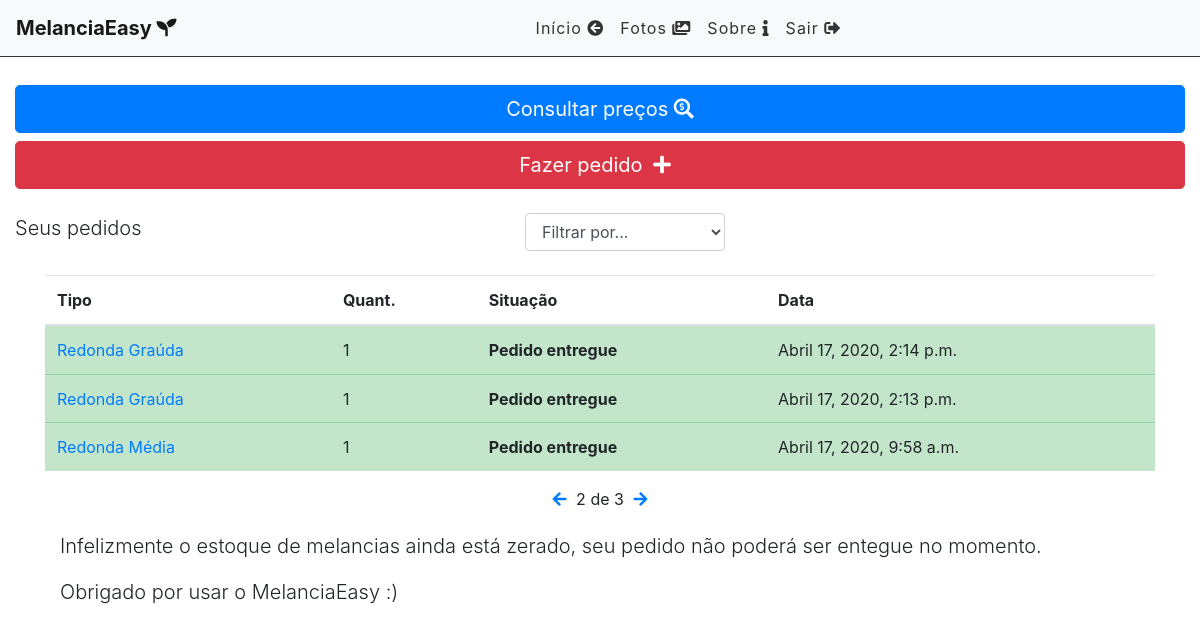
Page /?page=2 (signed in) on the committed database.
### cliente/models.py (models this page shows, shortened)
class Pedido(models.Model):
    STATUS = (
        ('doing', 'Esperando pedido'),
        ('done', 'Pedido entregue'),
    )
    STATUSTIPO = (
        ('rgrauda', 'Redonda Graúda'),
        ('rmedia', 'Redonda Média'),
        ('rmiuda', 'Redonda Miúda'),
    )
    VALOR = 0.00
    STATUSVALOR = (
        (VALOR, 'Valor não disponível')
    )
    quantidade = models.IntegerField(default=1)
    vendedor = models.CharField(max_length=30, default='Roberto')
    tipomelancia = models.CharField(max_length=7,choices=STATUSTIPO)
    logradouro = models.CharField(max_length=100)
    bairro = models.CharField(max_length=50)
    pontoreferencia = models.CharField(max_length=100)
    valor = models.FloatField(default = VALOR)
    done = models.CharField(
        max_length=5,
        choices=STATUS,
    )
    comentario = models.TextField(max_length=200, default='Sem comentário')
    user = models.ForeignKey(get_user_model(), on_delete=models.CASCADE)
    created_at = models.DateTimeField(auto_now_add=True)
    updated_at = models.DateTimeField(auto_now=True)

### cliente/views.py (the view)
# urls.py: path('', views.pedidoList, name='pedido-list'),
@login_required
def pedidoList(request):
    search = request.GET.get('search')
    filter = request.GET.get('filter')
    pedidosDoneRecently = Pedido.objects.filter(done='done', updated_at__gt=datetime.datetime.now()-datetime.timedelta(days=30)).count()
    pedidosDone = Pedido.objects.filter(done='done', user=request.user).count()
    pedidosDoing = Pedido.objects.filter(done='doing', user=request.user).count()
    if search:
        pedidos = Pedido.objects.filter(title__icontains=search, user=request.user)
    elif filter:
        pedidos = Pedido.objects.filter(done=filter, user=request.user)
    else:
        pedidos_list = Pedido.objects.all().order_by('-created_at').filter(user=request.user)
        paginator = Paginator(pedidos_list, 3)
        page = request.GET.get('page')
        pedidos = paginator.get_page(page)
    return render(request, 'cliente/list.html',
        {'pedidos':pedidos, 'pedidosrecently': pedidosDoneRecently, 'pedidosdone': pedidosDone, 'pedidosdoing': pedidosDoing })

### cliente/templates/cliente/list.html (shortened to what this page needs)
{% extends 'base.html' %}
{% block content %}
<div class="row">
        <div class="col-md-12 mt-2">
            <a href="{% url 'precos' %}" class="btn btn-primary btn-block btn-lg" role="button">Consultar preços <i class="fas fa-search-dollar"></i> </a>
        </div>
        <div  class="mt-2  col-md-12 mb-2 ">
            <a href="newpedido/" class="btn btn-danger btn-block btn-lg" role="button">Fazer pedido <i class="fas fa-plus"></i></a>
        </div>
</div>
<div class="row">
    <div class="form-group lead mt-3 col-5">
                <p>Seus pedidos</p>
    </div>
    <div class="form-group mt-3 col-7">
        <select name="filter" id="filter" class="form-control col-11">
            <option value="">Filtrar por...</option>
        </select>
    </div>
</div>
<div class="row mb-5">
 <div class="container">
   {% if pedidos %}
    <div class="table-responsive">
    <table class="table">
      <thead>
        <tr>
          <th scope="col">Tipo</th>
          <th scope="col">Quant.</th>
          <th scope="col">Situação</th>
          <th scope="col">Data</th>
        </tr>
      </thead>
      <tbody>
        {% for pedido in pedidos %}
            {% if pedido.done == 'done' %}
            <tr class="table-success">
            {% else %}
            <tr>
            {% endif %}
              <td><a href="#">{{pedido.get_tipomelancia_display}}</a></td>
              <td>{{pedido.quantidade}}</td>
              <th>{{pedido.get_done_display}}</th>
              <td>{{pedido.created_at}}</td>
            </tr>
            <tr>
        {% endfor %}
      </tbody>
    </table>
    </div>
    <div class="pagination">
        <span class="step-links">
            {% if pedidos.has_previous %}
                <a href="?page={{ pedidos.previous_page_number }}"><i class="fas fa-arrow-left"></i></a>
            {% endif %}
            {% if pedidos.paginator.num_pages %}
            <span class="current">
                {{ pedidos.number }} de {{ pedidos.paginator.num_pages }}
            </span>
            {% endif %}
            {% if pedidos.has_next %}
                <a href="?page={{ pedidos.next_page_number }}"><i class="fas fa-arrow-right"></i></a>
            {% endif %}
        </span>
    </div>
    <div class="row">
        <div class="col-md-12 lead">
           <p> Infelizmente o estoque de melancias ainda está zerado, seu pedido não poderá ser entegue no momento. </p>
            <p>Obrigado por usar o MelanciaEasy :)</p>
        </div>
     </div>
     {% endif %}
    </div>
</div>
{% endblock %}

### cliente/static/css/style.css (style rules this page uses)
.container-fluid .row { margin: 0; }
.fas.fa-plus { color: #FFF; margin-right: 10px; margin-left: 5px; }
#filter { display: inline-block; width: 200px; margin-left: 10px; }
.pagination { margin-bottom: 20px; }
.step-links { position: relative; margin-left: auto; margin-right: auto; }
.step-links .current { margin-left: 5px; margin-right: 5px; }

### rows in the picture
Pedido: tipomelancia "Redonda Graúda", quantidade "1", done "Pedido entregue", created_at "Abril 17, 2020, 2:14 p.m."
Pedido: tipomelancia "Redonda Graúda", quantidade "1", done "Pedido entregue", created_at "Abril 17, 2020, 2:13 p.m."
Pedido: tipomelancia "Redonda Média", quantidade "1", done "Pedido entregue", created_at "Abril 17, 2020, 9:58 a.m."

### other values in the picture
{{ pedidos.number }} "2"
{{ pedidos.paginator.num_pages }} "3"
